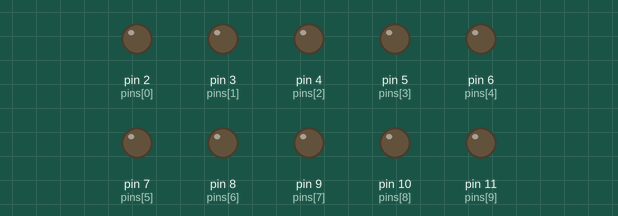
This sketch was run on a simulated Arduino Uno, built with avr-gcc and run on an emulated ATmega328P. Parts: output pins drawn as LEDs (lit = HIGH).

Above: at 0.05 s.
At 0.72 s:
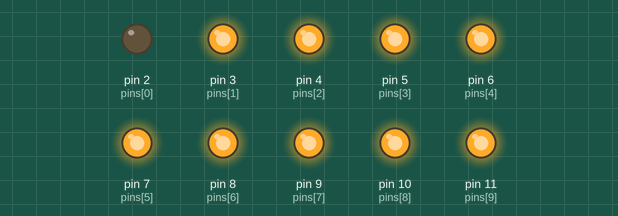
At 1.37 s:
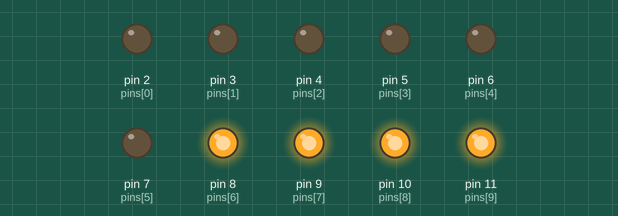
At 2.72 s:
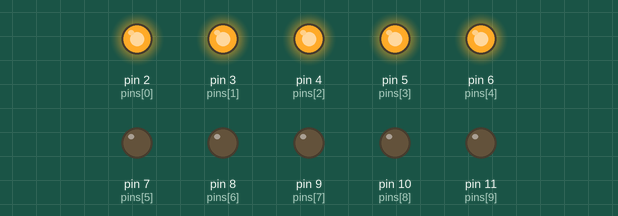
At 3.97 s:
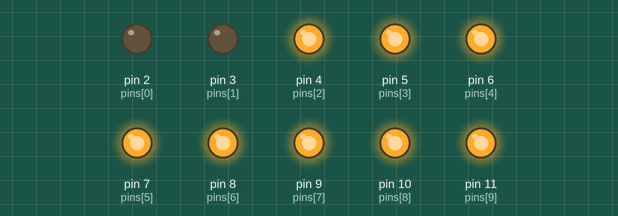
At 5.42 s:
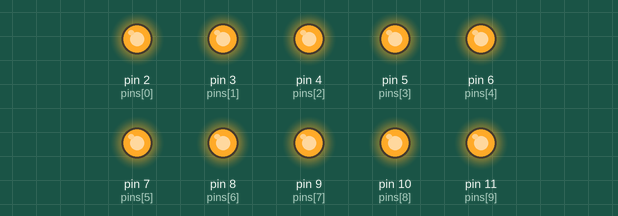
Timing chart, 0 to 5.7 s (numbered marks = the images above):
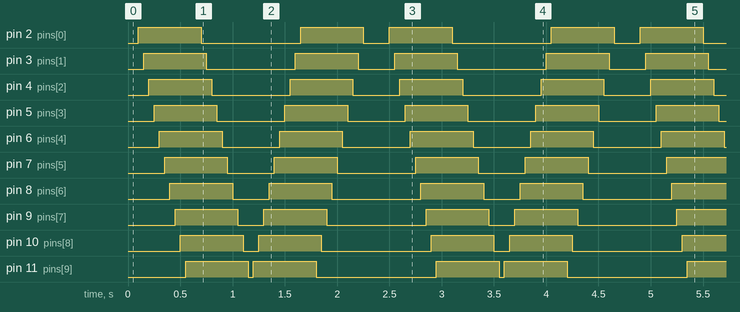

The sketch:

Sequence1.ino
```cpp
int pins[] = {2,3,4,5,6,7,8,9,10,11};
int tpins = 10;
int tDelay = 50;

void setup() {

  for (int i = 0; i < tpins; i++) {
    pinMode(pins[i], OUTPUT);
  }

}

void loop() {

  for(int i=0; i<=11; i++){
  digitalWrite(i, HIGH);
  delay(tDelay);
  }
  for(int i=0; i<=11; i++){
    digitalWrite(i, LOW);
    delay(tDelay);
  }

  for(int i = 11; i>=0; i--){
    digitalWrite(i, HIGH);
    delay(tDelay);
  }
  for(int i = 11; i>=0; i--){
    digitalWrite(i, LOW);
    delay(tDelay);
  }

}
```

Measured:
- by itself, pin 2 (pins[0]): repeats every 2.4 s: LOW 0.95 s, HIGH 0.60 s, LOW 0.25 s, HIGH 0.60 s
- by itself, pin 3 (pins[1]): repeats every 2.4 s: LOW 0.85 s, HIGH 0.60 s, LOW 0.35 s, HIGH 0.60 s
- by itself, pin 4 (pins[2]): repeats every 2.4 s: LOW 0.75 s, HIGH 0.60 s, LOW 0.45 s, HIGH 0.60 s
- by itself, pin 5 (pins[3]): alternates HIGH for 0.60 s and LOW for 0.65 s
- by itself, pin 6 (pins[4]): alternates HIGH for 0.60 s and LOW for 0.55 s
- by itself, pin 7 (pins[5]): repeats every 2.4 s: LOW 0.45 s, HIGH 0.60 s, LOW 0.75 s, HIGH 0.60 s
- by itself, pin 8 (pins[6]): repeats every 2.4 s: LOW 0.35 s, HIGH 0.60 s, LOW 0.85 s, HIGH 0.60 s
- by itself, pin 9 (pins[7]): repeats every 2.4 s: LOW 0.25 s, HIGH 0.60 s, LOW 0.95 s, HIGH 0.60 s
